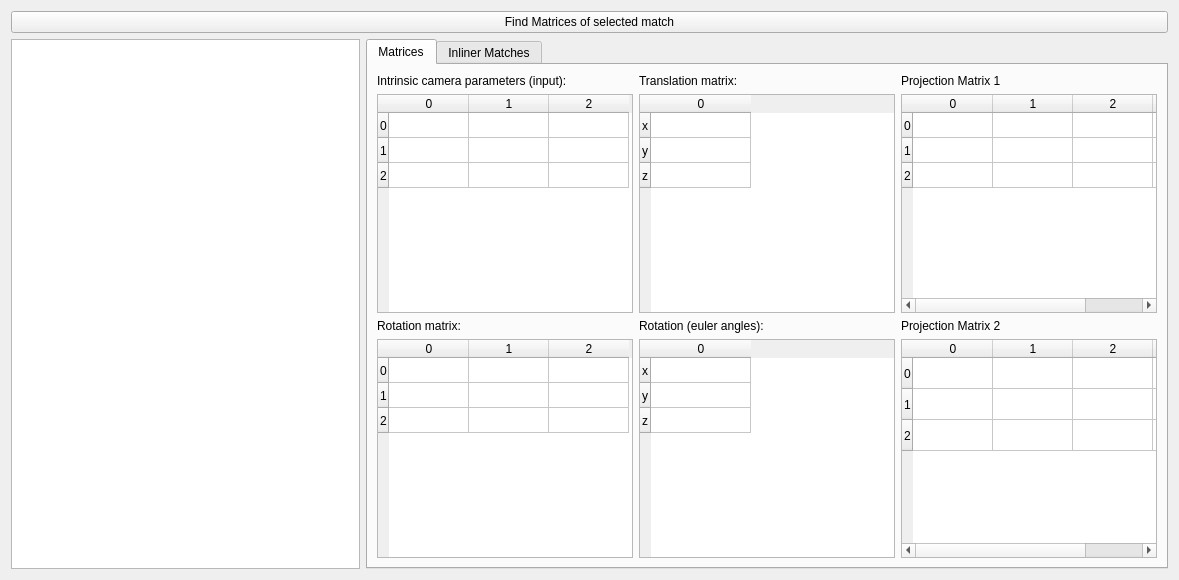
<?xml version="1.0" encoding="UTF-8"?>
<ui version="4.0">
 <class>MatrixFindingTab</class>
 <widget class="QWidget" name="MatrixFindingTab">
  <property name="geometry">
   <rect>
    <x>0</x>
    <y>0</y>
    <width>1179</width>
    <height>580</height>
   </rect>
  </property>
  <property name="windowTitle">
   <string>Form</string>
  </property>
  <layout class="QVBoxLayout" name="verticalLayout_2">
   <item>
    <layout class="QVBoxLayout" name="verticalLayout">
     <item>
      <widget class="QPushButton" name="findInitialMatrices">
       <property name="text">
        <string>Find Matrices of selected match</string>
       </property>
      </widget>
     </item>
     <item>
      <layout class="QHBoxLayout" name="horizontalLayout">
       <item>
        <widget class="QListWidget" name="matchesListWidget"/>
       </item>
       <item>
        <widget class="QTabWidget" name="tabWidget">
         <property name="currentIndex">
          <number>0</number>
         </property>
         <widget class="QWidget" name="matricesTab">
          <attribute name="title">
           <string>Matrices</string>
          </attribute>
          <layout class="QGridLayout" name="gridLayout_2">
           <item row="0" column="0">
            <layout class="QGridLayout" name="gridLayout">
             <item row="2" column="1">
              <widget class="QLabel" name="label_4">
               <property name="text">
                <string>Rotation (euler angles):</string>
               </property>
              </widget>
             </item>
             <item row="1" column="1">
              <widget class="QTableWidget" name="translationMatrix">
               <attribute name="verticalHeaderDefaultSectionSize">
                <number>25</number>
               </attribute>
               <row>
                <property name="text">
                 <string>x</string>
                </property>
               </row>
               <row>
                <property name="text">
                 <string>y</string>
                </property>
               </row>
               <row>
                <property name="text">
                 <string>z</string>
                </property>
               </row>
               <column>
                <property name="text">
                 <string>0</string>
                </property>
               </column>
              </widget>
             </item>
             <item row="0" column="1">
              <widget class="QLabel" name="label_3">
               <property name="text">
                <string>Translation matrix:</string>
               </property>
              </widget>
             </item>
             <item row="3" column="0">
              <widget class="QTableWidget" name="rotationMatrix">
               <attribute name="horizontalHeaderDefaultSectionSize">
                <number>80</number>
               </attribute>
               <attribute name="verticalHeaderDefaultSectionSize">
                <number>25</number>
               </attribute>
               <row>
                <property name="text">
                 <string>0</string>
                </property>
               </row>
               <row>
                <property name="text">
                 <string>1</string>
                </property>
               </row>
               <row>
                <property name="text">
                 <string>2</string>
                </property>
               </row>
               <column>
                <property name="text">
                 <string>0</string>
                </property>
               </column>
               <column>
                <property name="text">
                 <string>1</string>
                </property>
               </column>
               <column>
                <property name="text">
                 <string>2</string>
                </property>
               </column>
              </widget>
             </item>
             <item row="0" column="0">
              <widget class="QLabel" name="label">
               <property name="text">
                <string>Intrinsic camera parameters (input):</string>
               </property>
              </widget>
             </item>
             <item row="2" column="0">
              <widget class="QLabel" name="label_2">
               <property name="text">
                <string>Rotation matrix:</string>
               </property>
              </widget>
             </item>
             <item row="3" column="1">
              <widget class="QTableWidget" name="eulerMatrix">
               <attribute name="verticalHeaderDefaultSectionSize">
                <number>25</number>
               </attribute>
               <row>
                <property name="text">
                 <string>x</string>
                </property>
               </row>
               <row>
                <property name="text">
                 <string>y</string>
                </property>
               </row>
               <row>
                <property name="text">
                 <string>z</string>
                </property>
               </row>
               <column>
                <property name="text">
                 <string>0</string>
                </property>
               </column>
              </widget>
             </item>
             <item row="1" column="0">
              <widget class="QTableWidget" name="intrinsicMatrix">
               <attribute name="horizontalHeaderDefaultSectionSize">
                <number>80</number>
               </attribute>
               <attribute name="verticalHeaderDefaultSectionSize">
                <number>25</number>
               </attribute>
               <row>
                <property name="text">
                 <string>0</string>
                </property>
               </row>
               <row>
                <property name="text">
                 <string>1</string>
                </property>
               </row>
               <row>
                <property name="text">
                 <string>2</string>
                </property>
               </row>
               <column>
                <property name="text">
                 <string>0</string>
                </property>
               </column>
               <column>
                <property name="text">
                 <string>1</string>
                </property>
               </column>
               <column>
                <property name="text">
                 <string>2</string>
                </property>
               </column>
              </widget>
             </item>
             <item row="0" column="2">
              <widget class="QLabel" name="label_5">
               <property name="text">
                <string>Projection Matrix 1</string>
               </property>
              </widget>
             </item>
             <item row="2" column="2">
              <widget class="QLabel" name="label_6">
               <property name="text">
                <string>Projection Matrix 2</string>
               </property>
              </widget>
             </item>
             <item row="3" column="2">
              <widget class="QTableWidget" name="prjMatrix2">
               <attribute name="horizontalHeaderDefaultSectionSize">
                <number>80</number>
               </attribute>
               <attribute name="verticalHeaderDefaultSectionSize">
                <number>25</number>
               </attribute>
               <attribute name="verticalHeaderMinimumSectionSize">
                <number>31</number>
               </attribute>
               <row>
                <property name="text">
                 <string>0</string>
                </property>
               </row>
               <row>
                <property name="text">
                 <string>1</string>
                </property>
               </row>
               <row>
                <property name="text">
                 <string>2</string>
                </property>
               </row>
               <column>
                <property name="text">
                 <string>0</string>
                </property>
               </column>
               <column>
                <property name="text">
                 <string>1</string>
                </property>
               </column>
               <column>
                <property name="text">
                 <string>2</string>
                </property>
               </column>
               <column>
                <property name="text">
                 <string>3</string>
                </property>
               </column>
              </widget>
             </item>
             <item row="1" column="2">
              <widget class="QTableWidget" name="prjMatrix1">
               <attribute name="horizontalHeaderDefaultSectionSize">
                <number>80</number>
               </attribute>
               <attribute name="verticalHeaderDefaultSectionSize">
                <number>25</number>
               </attribute>
               <row>
                <property name="text">
                 <string>0</string>
                </property>
               </row>
               <row>
                <property name="text">
                 <string>1</string>
                </property>
               </row>
               <row>
                <property name="text">
                 <string>2</string>
                </property>
               </row>
               <column>
                <property name="text">
                 <string>0</string>
                </property>
               </column>
               <column>
                <property name="text">
                 <string>1</string>
                </property>
               </column>
               <column>
                <property name="text">
                 <string>2</string>
                </property>
               </column>
               <column>
                <property name="text">
                 <string>3</string>
                </property>
               </column>
              </widget>
             </item>
            </layout>
           </item>
          </layout>
         </widget>
         <widget class="QWidget" name="inlinerMatchesTab">
          <attribute name="title">
           <string>Inliner Matches</string>
          </attribute>
          <layout class="QHBoxLayout" name="horizontalLayout_2">
           <item>
            <widget class="CVImageWidget" name="inlinerMatchesImage" native="true"/>
           </item>
          </layout>
         </widget>
        </widget>
       </item>
      </layout>
     </item>
    </layout>
   </item>
  </layout>
 </widget>
 <customwidgets>
  <customwidget>
   <class>CVImageWidget</class>
   <extends>QWidget</extends>
   <header>cvimagewidget.h</header>
   <container>1</container>
  </customwidget>
 </customwidgets>
 <resources/>
 <connections/>
</ui>
